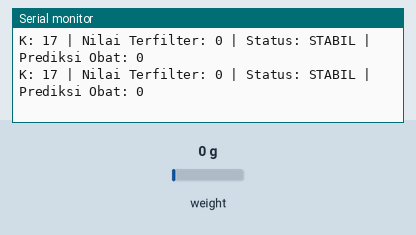
The sketch below on a simulated Arduino Uno, built with avr-gcc and run on an emulated ATmega328P. Shown: the last lines printed to the serial monitor. Inputs (shaded band) come from the test bench; at power-on: weight on the scale 0 g.

Above: at 6.2 s.
6.3 s: weight on the scale set to 100 g
At 6.71 s:
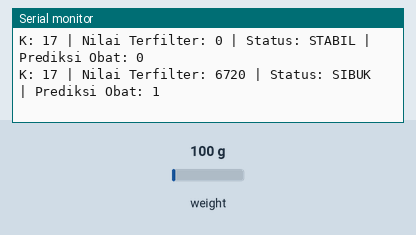
8.3 s: weight on the scale set to 1250 g
At 8.77 s:
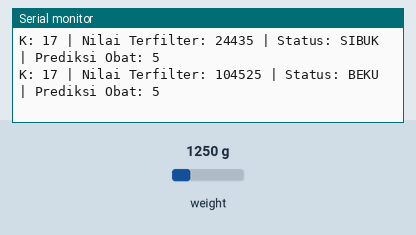

Measured:
- after the input at 6.3 s, the serial monitor: prints a new line after 0.15 s (image 1)
- after the input at 8.3 s, the serial monitor: prints a new line after 0.21 s (image 2)

The sketch:

Sistem_KNN_Robust_Final_V2.ino
```cpp
#include "HX711.h"

HX711 scale;

// --- [KONFIGURASI] ---
int k_value = 17;

// --- Kelas & Struktur Data ---
class EMAFilter {
private:
    float alpha, last_ema;
    bool has_run;
public:
    EMAFilter(float a) : alpha(a), last_ema(0.0f), has_run(false) {}
    float filter(float val) {
        if (!has_run) { last_ema = val; has_run = true; }
        last_ema = (alpha * val) + ((1.0 - alpha) * last_ema);
        return last_ema;
    }
};

// [PERBAIKAN] Konstanta disesuaikan dengan data Anda
const int SAMPEL_PER_KELAS = 11;
const int JUMLAH_KELAS = 26;
struct KNNDataPoint {
    int jumlah_obat;
    long nilai_mentah[SAMPEL_PER_KELAS];
};

// --- Parameter & Variabel Sistem ---
EMAFilter raw_filter(0.16);

// Dataset "Emas" Anda
const KNNDataPoint knn_dataset_original[JUMLAH_KELAS] = {
    { 0, { 295061, 295139, 295218, 295298, 295377, 295457, 295535, 295614, 295743, 295872, 296002 } },
    { 1, { 299808, 299853, 299899, 299948, 299995, 300043, 300088, 300137, 300185, 300232, 300280 } },
    { 2, { 306652, 306704, 306757, 306809, 306862, 306915, 306968, 307020, 307073, 307125, 307179 } },
    { 3, { 310399, 310455, 310512, 310568, 310625, 310682, 310738, 310795, 310851, 310908, 310965 } },
    { 4, { 315934, 315983, 316031, 316080, 316129, 316177, 316226, 316274, 316322, 316370, 316418 } },
    { 5, { 322128, 322197, 322267, 322337, 322408, 322478, 322548, 322619, 322689, 322759, 322830 } },
    { 6, { 327889, 327966, 328043, 328119, 328196, 328274, 328350, 328427, 328504, 328581, 328658 } },
    { 7, { 337284, 337339, 337394, 337449, 337504, 337559, 337614, 337669, 337724, 337779, 337835 } },
    { 8, { 337898, 337955, 338012, 338070, 338127, 338185, 338241, 338299, 338356, 338414, 338471 } },
    { 9, { 346171, 346230, 346289, 346348, 346408, 346465, 346525, 346585, 346645, 346704, 346764 } },
    { 10, { 354327, 354386, 354446, 354515, 354579, 354643, 354706, 354770, 354833, 354897, 354962 } },
    { 11, { 358070, 358122, 358175, 358227, 358280, 358333, 358385, 358438, 358490, 358543, 358596 } },
    { 12, { 365697, 365771, 365846, 365924, 365997, 366070, 366142, 366214, 366287, 366359, 366433 } },
    { 13, { 371240, 371280, 371321, 371363, 371405, 371446, 371488, 371529, 371571, 371612, 371654 } },
    { 14, { 376915, 376943, 376972, 377001, 377030, 377059, 377088, 377117, 377146, 377175, 377204 } },
    { 15, { 381553, 381617, 381682, 381747, 381812, 381877, 381941, 382006, 382070, 382135, 382200 } },
    { 16, { 387845, 387880, 387915, 387954, 387993, 388032, 388070, 388108, 388147, 388186, 388225 } },
    { 17, { 395278, 395304, 395330, 395357, 395385, 395412, 395439, 395466, 395493, 395520, 395547 } },
    { 18, { 399855, 399903, 399951, 399999, 400047, 400096, 400144, 400192, 400241, 400289, 400338 } },
    { 19, { 407690, 407740, 407791, 407842, 407892, 407941, 407991, 408040, 408089, 408138, 408188 } },
    { 20, { 414066, 414124, 414182, 414240, 414299, 414357, 414415, 414474, 414532, 414590, 414649 } },
    { 21, { 419250, 419319, 419388, 419458, 419527, 419597, 419666, 419736, 419805, 419875, 419944 } },
    { 22, { 423730, 423785, 423841, 423897, 423952, 424009, 424065, 424121, 424177, 424233, 424289 } },
    { 23, { 427506, 427544, 427582, 427620, 427658, 427697, 427735, 427773, 427811, 427849, 427887 } },
    { 24, { 431299, 431337, 431375, 431413, 431451, 431490, 431528, 431566, 431604, 431642, 431681 } },
    { 25, { 441118, 441159, 441202, 441240, 441277, 441314, 441351, 441388, 441425, 441462, 441500 } }
};
KNNDataPoint knn_dataset_adjusted[JUMLAH_KELAS];

// --- Variabel Logika ---
bool isSystemStable = true;
bool isFrozen = false;
int last_stable_pill_count = 0;
unsigned long lastInteractionTime = 0;
float lastFilteredRawForStabilityCheck = 0.0;
float anchor_filtered_raw;
unsigned long last_drift_check_time = 0;
float current_stable_raw;

const unsigned long SETTLING_TIME_MS = 2500; // [PERBAIKAN] Waktu lebih responsif
const float INTERACTION_THRESHOLD_RAW = 500;
const long HAND_INTERACTION_THRESHOLD_RAW = 70000;
const unsigned long DRIFT_CHECK_INTERVAL_MS = 10000;
const long STABILITY_THRESHOLD_RAW = 3000;

// --- FUNGSI-FUNGSI LOGIKA ---

void adjustDatasetByOffset(long offset) {
    for (int i = 0; i < JUMLAH_KELAS; i++) {
        for (int j = 0; j < SAMPEL_PER_KELAS; j++) {
            knn_dataset_adjusted[i].nilai_mentah[j] += offset;
        }
    }
}

void adjustDatasetForDrift() {
    long original_zero_raw = knn_dataset_original[0].nilai_mentah[5];
    long current_zero_raw = scale.read_average(50);
    long drift_offset = current_zero_raw - original_zero_raw;

    for (int i = 0; i < JUMLAH_KELAS; i++) {
        knn_dataset_adjusted[i].jumlah_obat = knn_dataset_original[i].jumlah_obat;
        for (int j = 0; j < SAMPEL_PER_KELAS; j++) {
            knn_dataset_adjusted[i].nilai_mentah[j] = knn_dataset_original[i].nilai_mentah[j] + drift_offset;
        }
    }
    anchor_filtered_raw = raw_filter.filter(current_zero_raw);
}

void updateSystemStability(float current_filtered_raw) {
    float change = abs(scale.read() - lastFilteredRawForStabilityCheck);

    if (change > HAND_INTERACTION_THRESHOLD_RAW) {
        isSystemStable = false;
        isFrozen = true;
        lastInteractionTime = millis();
    } else if (change > INTERACTION_THRESHOLD_RAW) {
        isSystemStable = false;
        lastInteractionTime = millis();
    }

    if (!isSystemStable && (millis() - lastInteractionTime > SETTLING_TIME_MS)) {
        isSystemStable = true;
        isFrozen = false;
    }
    lastFilteredRawForStabilityCheck = current_filtered_raw;
}

void runStabilityGuardian(int current_pill_count) {
    if (millis() - last_drift_check_time < DRIFT_CHECK_INTERVAL_MS) return;

    if (isSystemStable) {
        // [PERBAIKAN] Selalu ambil pembacaan stabil baru saat penjaga aktif
        long drift_diff = current_stable_raw - anchor_filtered_raw;

        if (current_pill_count == 0) {
            long old_zero_center = knn_dataset_adjusted[0].nilai_mentah[5];
            long refinement_offset = current_stable_raw - old_zero_center;
            if (abs(refinement_offset) > 0) {
                 adjustDatasetByOffset(refinement_offset);
            }
        } else if (abs(drift_diff) < STABILITY_THRESHOLD_RAW) {
            adjustDatasetByOffset(drift_diff);
        }
        anchor_filtered_raw = current_stable_raw;
    }
    last_drift_check_time = millis();
}

int classifyPillCount(float current_filtered_raw) {
    const int MAX_K_SUPPORTED = 27;
    long nearest_distances[MAX_K_SUPPORTED];
    int nearest_classes[MAX_K_SUPPORTED];

    for (int i = 0; i < k_value; i++) nearest_distances[i] = LONG_MAX;

    for (int i = 0; i < JUMLAH_KELAS; i++) {
        for (int j = 0; j < SAMPEL_PER_KELAS; j++) {
            long distance = abs(long(current_filtered_raw) - knn_dataset_adjusted[i].nilai_mentah[j]);
            for (int k = 0; k < k_value; k++) {
                if (distance < nearest_distances[k]) {
                    for (int m = k_value - 1; m > k; m--) {
                        nearest_distances[m] = nearest_distances[m - 1];
                        nearest_classes[m] = nearest_classes[m - 1];
                    }
                    nearest_distances[k] = distance;
                    nearest_classes[k] = knn_dataset_adjusted[i].jumlah_obat;
                    break;
                }
            }
        }
    }

    float weighted_votes[JUMLAH_KELAS] = {0.0f};
    for (int i = 0; i < k_value; i++) {
        float weight = 1.0 / (nearest_distances[i] + 1e-6);
        weighted_votes[nearest_classes[i]] += weight;
    }

    float max_weight = -1.0f;
    int result = 0;
    for (int i = 0; i < JUMLAH_KELAS; i++) {
        if (weighted_votes[i] > max_weight) {
            max_weight = weighted_votes[i];
            result = i;
        }
    }
    return result;
}

void printDiagnostics(int pill_count, float current_filtered_raw) {
    Serial.print("K: "); Serial.print(k_value);
    Serial.print(" | Nilai Terfilter: "); Serial.print(long(current_filtered_raw));

    Serial.print(" | Status: ");
    if(isFrozen) {
        Serial.print("BEKU");
    } else {
        Serial.print(isSystemStable ? "STABIL" : "SIBUK");
    }

    Serial.print(" | Prediksi Obat: "); Serial.println(pill_count);
}

// --- FUNGSI UTAMA ---

void setup() {
    Serial.begin(115200);
    Serial.println("Inisialisasi Sistem KNN Robust Final (v2)...");
    scale.begin(13, 14);
    adjustDatasetForDrift();
    lastFilteredRawForStabilityCheck = anchor_filtered_raw;
    last_drift_check_time = millis();
    Serial.println("Sistem siap.");
}

void loop() {
    float filtered_raw = raw_filter.filter(scale.read());
    updateSystemStability(filtered_raw);

    int current_pill_prediction;
    if (isFrozen) {
        current_pill_prediction = last_stable_pill_count;
    } else {
        current_pill_prediction = classifyPillCount(filtered_raw);
        last_stable_pill_count = current_pill_prediction;
    }

    printDiagnostics(current_pill_prediction, filtered_raw);

    runStabilityGuardian(current_pill_prediction);

    current_stable_raw = filtered_raw;

    delay(200);
}
```
